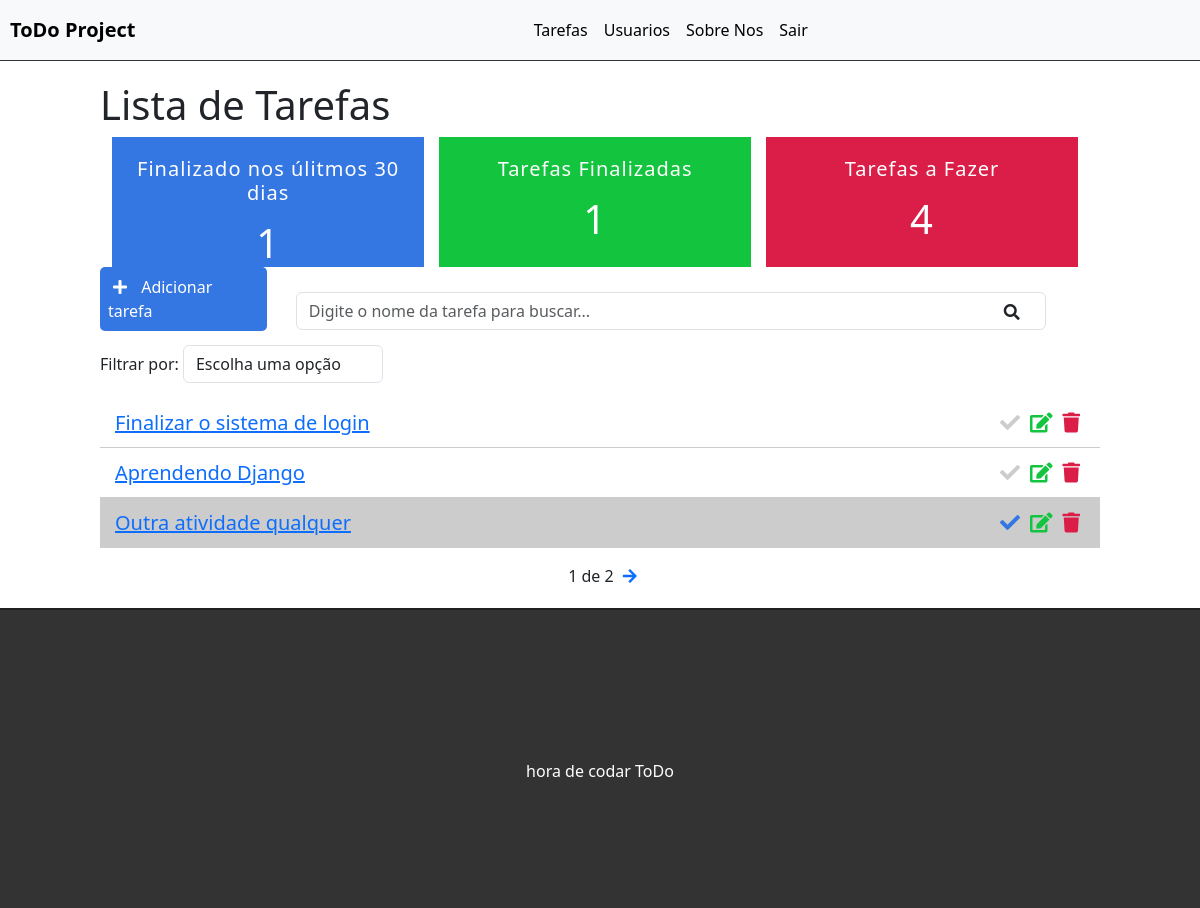
Before: / (signed in) with the older database file.
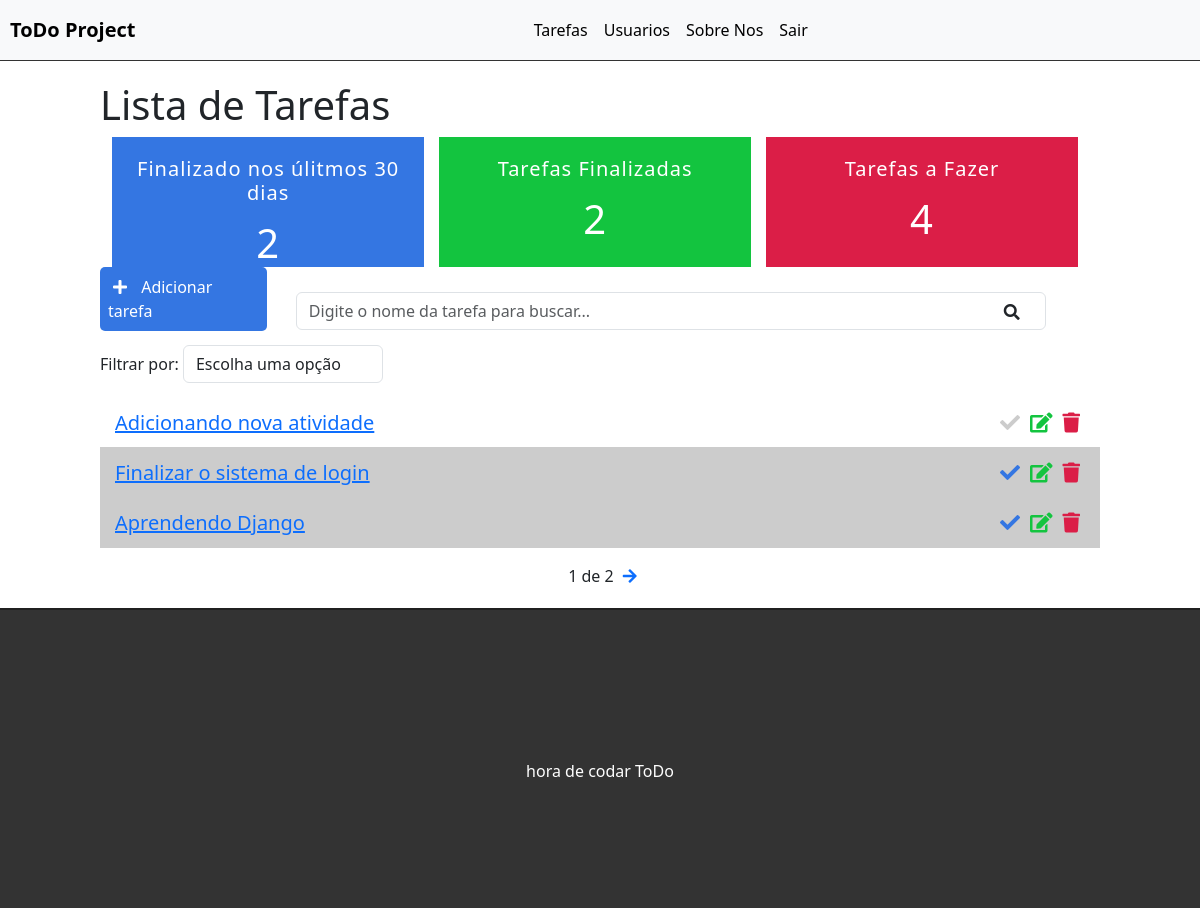
After: the same page with the newer database file.
### tasks/models.py (models this page shows, shortened)
class Task(models.Model):
    STATUS = (
        ('doing', 'Doing'),
        ('done', 'Done')
    )
    title = models.CharField(max_length=255)
    description = models.TextField()
    done = models.CharField(
        max_length=5,
        choices=STATUS,
    )
    user = models.ForeignKey(get_user_model(), on_delete=models.CASCADE)
    created_at = models.DateTimeField(auto_now_add=True)
    updated_at = models.DateTimeField(auto_now=True)

### tasks/views.py (the view)
# urls.py: path('', views.taskList, name='task-list'),
@login_required
def taskList(request):
    search = request.GET.get('search')
    filter = request.GET.get('filter')
    tasksDoneRecently = Task.objects.filter(done='done', updated_at__gt=datetime.datetime.now()-datetime.timedelta(days=30), user=request.user).count()
    tasksDone = Task.objects.filter(done='done', user=request.user).count()
    tasksDoing = Task.objects.filter(done='doing', user=request.user).count()
    if search:
        tasks = Task.objects.filter(title__icontains=search, user=request.user)
    elif filter:
        tasks = Task.objects.filter(done=filter, user=request.user)
    else:
        tasks_list = Task.objects.all().order_by('-created_at').filter(user=request.user)
        paginator = Paginator(tasks_list, 3)
        page = request.GET.get('page')
        tasks = paginator.get_page(page)
    return render(request, 'tasks/list.html', {
        'tasks': tasks,
        'tasksrecently': tasksDoneRecently,
        'tasksdone':tasksDone,
        'tasksdoing':tasksDoing
    })

### tasks/templates/tasks/list.html (shortened to what this page needs)
{% extends 'base_home.html' %}
{% block content %}
<div class="offset-1 col-10 list-div">
    <h1>Lista de Tarefas</h1>
    <div class="container dashboard">
        <div class="col-4 dashboard-box" id="dashboard-lastday">
            <h4>Finalizado nos úlitmos 30 dias</h4>
            <span>{{ tasksrecently }}</span>
        </div>
        <div class="col-4 dashboard-box" id="dashboard-done">
            <h4>Tarefas Finalizadas</h4>
            <span>{{ tasksdone }}</span>
        </div>
        <div class="col-4 dashboard-box" id="dashboard-doing">
            <h4>Tarefas a Fazer</h4>
            <span>{{ tasksdoing }}</span>
        </div>
    </div>
    <a id="add-link" href="newtask/">
        <div class="col-2 add-div">
            <i class="fas fa-plus"></i> Adicionar tarefa
        </div>
    </a>
    <div class="col-9 search-div">
        <form method="GET" id="search-form">
            <input class="form-control" type="text" id="search" name="search" value="{{ request.GET.search }}" placeholder="Digite o nome da tarefa para buscar...">
            <i class="fas fa-search" id="search-btn"></i>
        </form>
    </div>
    <div class="col-12 filter-div">
        <span>Filtrar por:</span>
        <select name="filter" id ="filter" class="form-control">
            <option value="">Escolha uma opção</option>
        </select>
    </div>
    <ul class="task-list">
        {% for task in tasks %}
        {% if task.done == 'doing' %}
            <li class="task-item">
        {% else %}
            <li class="task-item done">
        {% endif %}
                <span><a href="/task/{{task.id}}">{{task.title}}</a></span>
                <a href="delete/{{task.id}}" class="delete-btn"><span><i class="fas fa-trash"></i></span></a>
                <a href="edit/{{task.id}}"><span><i class="fas fa-edit"></i></span></a>
                <a href="changestatus/{{task.id}}"><span><i class="fas fa-check"></i></span></a>
            </li>
        {% endfor %}
    </ul>
    <div class="pagination">
        <span class="step-links">
            {% if tasks.paginator.num_pages %}
            <span class="current">
                {{ tasks.number }} de {{ tasks.paginator.num_pages }}
            </span>
            {% endif %}
            {% if tasks.has_next %}
                <a href="?page={{ tasks.next_page_number }}"><i class="fas fa-arrow-right"></i></a>
            {% endif %}
        </span>
    </div>
</div>
{% endblock %}

### templates/base_home.html (shortened to what this page needs)
{% load static %}
<!DOCTYPE html>
<html lang="en">
<head>
    <link href="https://cdn.jsdelivr.net/npm/bootstrap@5.3.2/dist/css/bootstrap.min.css" rel="stylesheet">
    <link rel="stylesheet" href="https://use.fontawesome.com/releases/v5.15.4/css/all.css"/>
    <link rel="stylesheet" href="{% static 'css/tasks.css' %}">
    <link rel="stylesheet" href="{% static 'css/about.css' %}">
</head>
<body>
    <div class="container-fluid">
        <nav class="navbar navbar-expand-lg bg-body-tertiary">
            <div class="container-fluid">
                <a class="navbar-brand" href="/">ToDo Project</a>
                <div class="collapse navbar-collapse" id="navbarSupportedContent">
                <ul class="navbar-nav me-auto mb-2 mb-lg-0">
                    {% if user.is_authenticated %}
                    <li class="nav-item">
                        <a class="nav-link active" aria-current="page" href="/">Tarefas</a>
                    </li>
                    <li class="nav-item">
                        <a class="nav-link active" aria-current="page" href="/users/">Usuarios</a>
                    </li>
                    {% else %}
                    <li class="nav-item">
                        <a class="nav-link active" aria-current="page" href="/accounts/login">Entrar</a>
                    </li>
                    {% endif %}
                    <li class="nav-item">
                        <a class="nav-link active" aria-current="page" href="/about/">Sobre Nos</a>
                    </li>
                    {% if user.is_authenticated %}
                    <li class="nav-item">
                        <a class="nav-link active" aria-current="page" href="/accounts/logout">Sair</a>
                    </li>
                    {% endif %}
                </ul>
                </div>
            </div>
        </nav>
        {% block content %}{% endblock %}
        <footer>
            <p>hora de codar ToDo</p>
        </footer>
    </div>
</body>
</html>

### static/css/tasks.css (style rules this page uses)
.container-fluid { padding: 0; }
.navbar { border-bottom: 1px solid #333; margin-bottom: 20px; padding: 10px; }
.navbar-nav { margin: auto; }
.navbar-brand { font-weight: bold; }
#add-link { text-decoration: none; }
.add-div { background-color: #3476e2; cursor: pointer; display: inline-block; color: #fff; padding: 8px; border-radius: 5px; margin-right: 25px; }
.fas.fa-plus { color: #FFF; margin-right: 10px; margin-left: 5px; }
.fas.fa-search { position: absolute; top: 12px; right: 26px; cursor: pointer; }
.search-div { padding: 0; margin-top: 15px; margin-bottom: 15px; display: inline-block; position: relative; }
.filter-div { margin-bottom: 15px; padding: 0; }
#filter { display: inline-block; width: 200px; }
.dashboard { color: #333; letter-spacing: 1px; }
.dashboard h4 { font-size: 20px; }
.dashboard span { font-size: 40px; display: block; width: 100%; }
.dashboard-box { float: left; background-color: #dfdfdf; color: #fff; padding: 20px; box-sizing: border-box; height: 130px; width: 32%; text-align: center; }
.dashboard-box:nth-child(2) { margin-left: 1.5%; margin-right: 1.5%; }
#dashboard-lastday { background-color: #3476e2; }
#dashboard-done { background-color: #13c43f; }
#dashboard-doing { background-color: #db1e47; }
.list-div { padding: 0; }
.task-list { padding-left: 0; }
.task-item { list-style: none; font-size: 20px; height: 50px; padding: 0 15px; padding-top: 10px; border-bottom: 1px solid #ccc; }
.task-item.done { background-color: #ccc; }
.fas.fa-trash, .fas.fa-edit, .fas.fa-check { cursor: pointer; margin: 5px; font-size: 20px; float: right; }
.fas.fa-trash { color: #db1e47; }
.fas.fa-edit { color: #13c43f }
.fas.fa-check { color: #ccc }
.done .fas.fa-check { color: #3476e2 }
footer { background-color: #333; height: 300px; border-top: 2px solid #202020; }
footer p { color: #fefefe; text-align: center; top: 50%; position: relative; }
.pagination { margin-bottom: 20px; }
.step-links { position: relative; margin-left: auto; margin-right: auto; }
.step-links .current { margin-left: 5px; margin-right: 5px; }

Changed rows visible on the page:
no longer on this page (row edited): Task: title "Outra atividade qualquer"
added Task: title "Adicionando nova atividade"
changed Task "Finalizar o sistema de login": done "doing" → "done" (drawn)
changed Task "Aprendendo Django": done "doing" → "done" (drawn)
Other visible differences:
{{ tasksrecently }}: "1" → "2"
{{ tasksdone }}: "1" → "2"
